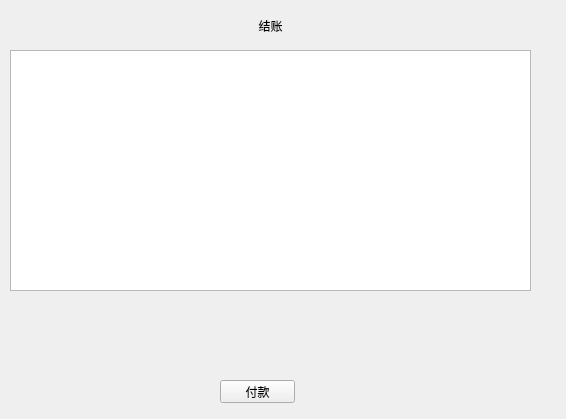
<?xml version="1.0" encoding="UTF-8"?>
<ui version="4.0">
 <class>payBill</class>
 <widget class="QWidget" name="payBill">
  <property name="geometry">
   <rect>
    <x>0</x>
    <y>0</y>
    <width>566</width>
    <height>419</height>
   </rect>
  </property>
  <property name="windowTitle">
   <string>Form</string>
  </property>
  <widget class="QLabel" name="Title">
   <property name="geometry">
    <rect>
     <x>190</x>
     <y>0</y>
     <width>161</width>
     <height>51</height>
    </rect>
   </property>
   <property name="styleSheet">
    <string notr="true">
font: 16pt &quot;华文行楷&quot;;</string>
   </property>
   <property name="text">
    <string>结账</string>
   </property>
   <property name="alignment">
    <set>Qt::AlignCenter</set>
   </property>
  </widget>
  <widget class="QTableView" name="Order">
   <property name="geometry">
    <rect>
     <x>10</x>
     <y>50</y>
     <width>521</width>
     <height>241</height>
    </rect>
   </property>
  </widget>
  <widget class="QLabel" name="Check">
   <property name="geometry">
    <rect>
     <x>20</x>
     <y>300</y>
     <width>531</width>
     <height>51</height>
    </rect>
   </property>
   <property name="styleSheet">
    <string notr="true">font: 11pt &quot;华文楷体&quot;;</string>
   </property>
   <property name="text">
    <string/>
   </property>
   <property name="alignment">
    <set>Qt::AlignCenter</set>
   </property>
  </widget>
  <widget class="QPushButton" name="pushButton">
   <property name="geometry">
    <rect>
     <x>220</x>
     <y>380</y>
     <width>75</width>
     <height>23</height>
    </rect>
   </property>
   <property name="text">
    <string>付款</string>
   </property>
  </widget>
 </widget>
 <resources/>
 <connections/>
</ui>
